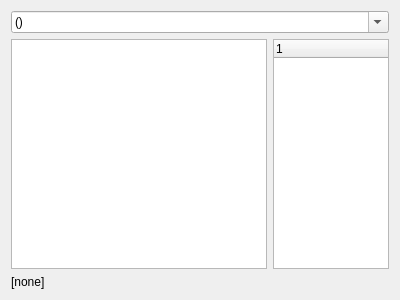
<?xml version="1.0" encoding="UTF-8"?>
<ui version="4.0">
 <class>ViewCyclePucker</class>
 <widget class="QWidget" name="ViewCyclePucker">
  <property name="geometry">
   <rect>
    <x>0</x>
    <y>0</y>
    <width>400</width>
    <height>300</height>
   </rect>
  </property>
  <property name="windowTitle">
   <string>Cycle pucker</string>
  </property>
  <layout class="QVBoxLayout" name="layoutVert_" stretch="0,1,0">
   <item>
    <widget class="QComboBox" name="selectCycle_">
     <property name="editable">
      <bool>true</bool>
     </property>
     <property name="currentText">
      <string>()</string>
     </property>
    </widget>
   </item>
   <item>
    <layout class="QHBoxLayout" name="layoutHorz_" stretch="0,1">
     <item>
      <widget class="QListWidget" name="selectSystem_"/>
     </item>
     <item>
      <widget class="QTreeWidget" name="cyclePucker_">
       <property name="columnCount">
        <number>1</number>
       </property>
       <column>
        <property name="text">
         <string notr="true">1</string>
        </property>
       </column>
      </widget>
     </item>
    </layout>
   </item>
   <item>
    <widget class="QLabel" name="txtStatus_">
     <property name="text">
      <string>[none]</string>
     </property>
    </widget>
   </item>
  </layout>
 </widget>
 <resources/>
 <connections/>
</ui>
